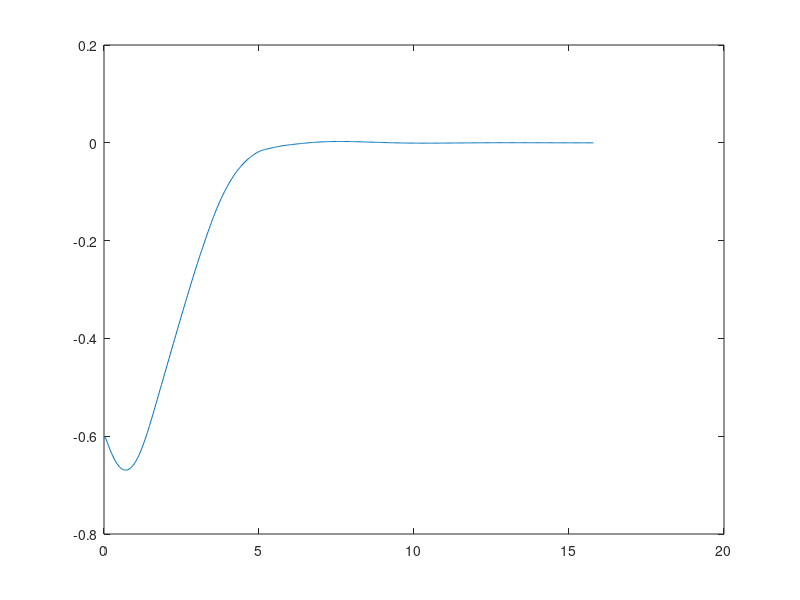

MATLAB code to generate this figure:


N = 450;

k_all = importdata('K_all.txt');
x1 = 0;
y1 = 0;
theta1 = 0;

x2 = -1.5;
y2 = -0.6;
theta2 = -55.0 / 180.0 * pi;



x_target = zeros(N + 1);
y_target = zeros(N + 1);
theta_target = zeros(N + 1);



x = zeros(N + 1);
y = zeros(N + 1);
theta = zeros(N + 1);



x_t = x2;
y_t = y2;
theta_t = theta2;

x_target(1) = x2;
y_target(1) = 0;

x(1) = x2;
y(1) = y2;
theta(1) = theta2;

index_d = 0;
index_phi = 0;

K1 = 75.3;
K2 = 14.8;

u = 0.22;
u_real = zeros(N);
d_real = zeros(N);
phi_real = zeros(N);
run_time = zeros(N + 1);
r_last = 0;
max_r = 1.58;
max_r_delta = 0.5;

dt = 0.035;

K1_ref = 50.0;
K2_ref = 20.20;
d_ref = 0;
phi_ref = 0;
r_ref = 0;
r_last_ref = 0;
x_ref = zeros(N + 1);
y_ref = zeros(N + 1);
theta_ref = zeros(N + 1);
x_ref(1) = x2;
y_ref(1) = y2;
theta_ref(1) = theta2;
x_t_ref = x2;
y_t_ref = y2;
theta_t_ref = theta2;

K1_ref2 = 98.253;
K2_ref2 = 14.447;
d_ref2 = 0;
phi_ref2 = 0;
r_ref2 = 0;
r_last_ref2 = 0;
x_ref2 = zeros(N + 1);
y_ref2 = zeros(N + 1);
theta_ref2 = zeros(N + 1);
x_ref2(1) = x2;
y_ref2(1) = y2;
theta_ref2(1) = theta2;
x_t_ref2 = x2;
y_t_ref2 = y2;
theta_t_ref2 = theta2;
tic
for tt = 1:1:N

    d = y_t;
    phi = theta_t;

    if d < -0.795
        index_d = 1;
    end
    if d > 0.795
        index_d = 161;
    end
    if phi < -82.5 / 180.0 * pi
        index_phi = 1;
    end
    if phi > 82.5 / 180.0 * pi
        index_phi = 35;
    end
    if d >= -0.795 && d <= 0.795
        for index=1:1:159
            if d >= -0.795 + (index-1) * 0.01 && d < -0.795 + (index) * 0.01    
                index_d = index + 1;
                break;
            end
        end
    end
    if (phi >= -82.5 / 180.0 * pi) && (phi <= 82.5 / 180.0 * pi)
        for index=1:1:33
            if (phi >= -82.5 / 180.0 * pi + (index-1) * 5 / 180.0 * pi) && (phi < -82.5 / 180.0 * pi + (index) * 5 / 180.0 * pi)
                index_phi = index + 1;
                break;
            end
        end
    end
    if mod(tt, 10) == 0
        K1 = k_all(index_d * 35 + index_phi, 1);
        K2 = k_all(index_d * 35 + index_phi, 2);
    end
    d_real(tt) = d;
    phi_real(tt) = phi;

    % temp_u = u + np.random.uniform(-0.2, 0.2, 1)
    temp_u = u;
    r = -K1 * temp_u * d * sin(phi) / phi - K2 * temp_u * phi;
    if r > max_r
        r = max_r;
    end
    if r - r_last > max_r_delta
        r = r_last + max_r_delta;
    end
    if r < -max_r
        r = -max_r;
    end
    if r - r_last < -max_r_delta
        r = r_last - max_r_delta;
    end
    r_last = r;
    x_t = x_t + temp_u * cos(theta_t) * dt;
    y_t = y_t + temp_u * sin(theta_t) * dt;
    theta_t = theta_t + r * dt;

    x(1 + tt) = x_t;
    y(1 + tt) = y_t;
    theta(1 + tt) = theta_t;

%     d_ref = y_t_ref;
%     phi_ref = theta_t_ref;
% 
%     % temp_u = u + random.uniform(-0.2, 0.2, 1)
%     temp_u = u;
%     r_ref = -K1_ref * temp_u * d_ref * sin(phi_ref) / phi_ref - K2_ref * temp_u * phi_ref;
%     if r_ref > max_r
%         r_ref = max_r;
%     end
%     if r_ref - r_last > max_r_delta
%         r_ref = r_last + max_r_delta;
%     end
%     if r_ref < -max_r
%         r_ref = -max_r;
%     end
%     if r_ref - r_last < -max_r_delta
%         r_ref = r_last - max_r_delta;
%     end
%     r_last_ref = r_ref;
% 
% 
%     x_t_ref = x_t_ref + temp_u * cos(theta_t_ref) * dt;
%     y_t_ref = y_t_ref + temp_u * sin(theta_t_ref) * dt;
%     theta_t_ref = theta_t_ref + r_ref * dt;
% 
%     x_ref(1 + tt) = x_t_ref;
%     y_ref(1 + tt) = y_t_ref;
%     theta_ref(1 + tt) = theta_t_ref;
% 
%     d_ref2 = y_t_ref2;
%     phi_ref2 = theta_t_ref2;
% 
%     % temp_u = u + np.random.uniform(-0.2, 0.2, 1)
%     temp_u = u;
%     r_ref2 = -K1_ref2 * temp_u * d_ref2 * sin(phi_ref2) / phi_ref2 - K2_ref2 * temp_u * phi_ref2;
%     if r_ref2 > max_r
%         r_ref2 = max_r;
%     end
%     if r_ref2 - r_last > max_r_delta
%         r_ref2 = r_last + max_r_delta;
%     end
%     if r_ref2 < -max_r
%         r_ref2 = -max_r;
%     end
%     if r_ref2 - r_last < -max_r_delta
%         r_ref2 = r_last - max_r_delta;
%     end
%     r_last_ref2 = r_ref2;
% 
%     x_t_ref2 = x_t_ref2 + temp_u * cos(theta_t_ref2) * dt;
%     y_t_ref2 = y_t_ref2 + temp_u * sin(theta_t_ref2) * dt;
%     theta_t_ref2 = theta_t_ref2 + r_ref2 * dt;
% 
%     x_ref2(1 + tt) = x_t_ref2;
%     y_ref2(1 + tt) = y_t_ref2;
%     theta_ref2(1 + tt) = theta_t_ref2;

%     x_target(1 + tt) = x_t;
%     y_target(1 + tt) = 0;

    run_time(tt + 1) = dt * (tt + 1);
end
 toc
 plot(run_time,y)
